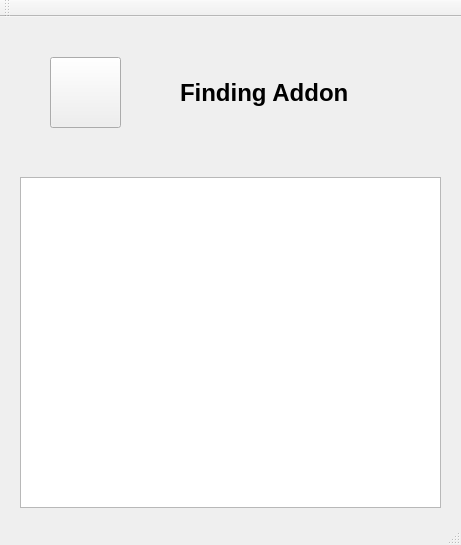
<?xml version="1.0" encoding="UTF-8"?>
<ui version="4.0">
 <class>WoWPetBattlerClass</class>
 <widget class="QMainWindow" name="WoWPetBattlerClass">
  <property name="geometry">
   <rect>
    <x>0</x>
    <y>0</y>
    <width>461</width>
    <height>545</height>
   </rect>
  </property>
  <property name="windowTitle">
   <string>WoWPetBattler</string>
  </property>
  <widget class="QWidget" name="centralWidget">
   <widget class="QPushButton" name="pushButton">
    <property name="geometry">
     <rect>
      <x>50</x>
      <y>40</y>
      <width>71</width>
      <height>71</height>
     </rect>
    </property>
    <property name="icon">
     <iconset resource="wowpetbattler.qrc">
      <normaloff>:/WoWPetBattler/Play Icon.png</normaloff>:/WoWPetBattler/Play Icon.png</iconset>
    </property>
    <property name="iconSize">
     <size>
      <width>48</width>
      <height>48</height>
     </size>
    </property>
   </widget>
   <widget class="QTextBrowser" name="outputBrowser">
    <property name="geometry">
     <rect>
      <x>20</x>
      <y>160</y>
      <width>421</width>
      <height>331</height>
     </rect>
    </property>
   </widget>
   <widget class="QLabel" name="statusLabel">
    <property name="geometry">
     <rect>
      <x>180</x>
      <y>50</y>
      <width>261</width>
      <height>51</height>
     </rect>
    </property>
    <property name="font">
     <font>
      <pointsize>18</pointsize>
      <weight>75</weight>
      <bold>true</bold>
     </font>
    </property>
    <property name="text">
     <string>Finding Addon</string>
    </property>
   </widget>
  </widget>
  <widget class="QMenuBar" name="menuBar">
   <property name="geometry">
    <rect>
     <x>0</x>
     <y>0</y>
     <width>461</width>
     <height>21</height>
    </rect>
   </property>
  </widget>
  <widget class="QToolBar" name="mainToolBar">
   <attribute name="toolBarArea">
    <enum>TopToolBarArea</enum>
   </attribute>
   <attribute name="toolBarBreak">
    <bool>true</bool>
   </attribute>
  </widget>
  <widget class="QStatusBar" name="statusBar"/>
 </widget>
 <layoutdefault spacing="6" margin="11"/>
 <resources>
  <include location="wowpetbattler.qrc"/>
 </resources>
 <connections/>
</ui>
